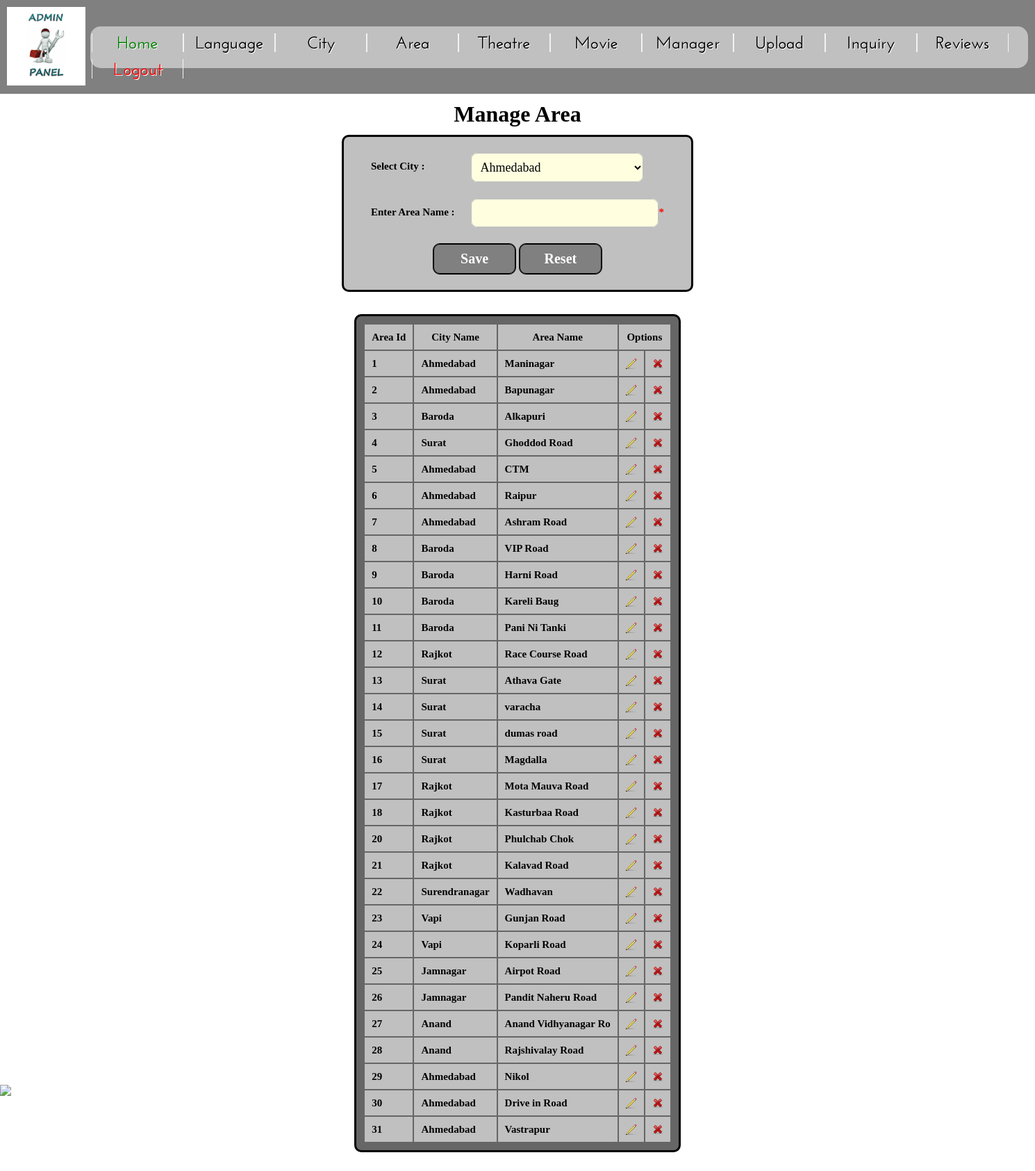
/admin/area.php (signed in), run on the app's committed database.
### tables this page shows
CREATE TABLE `areamaster` (
  `areaid` int(4) NOT NULL auto_increment,
  `cityid` int(4) NOT NULL,
  `areaname` varchar(20) NOT NULL,
  PRIMARY KEY  (`areaid`),
  UNIQUE KEY `areaname` (`areaname`)
);

CREATE TABLE `citymaster` (
  `cityid` int(4) NOT NULL auto_increment,
  `cityname` varchar(30) NOT NULL,
  PRIMARY KEY  (`cityid`),
  UNIQUE KEY `cityname` (`cityname`)
);

### admin/area.php (the view, shortened to what this page needs)
<?php
	include('header.php');
?>
<h1>Manage Area </h1>
<form name="frm" method="get">
<div style="background-color:silver;width:500px;border-radius:10px;border:3px solid black;">
<table>
	<tr>
		<td>Select City :
		<td><select class="txt" name="txtcityid" id="txtcityid">
		<?php
			$sql="select *from citymaster";
			$res=mysql_query($sql);
			while($row=mysql_fetch_array($res))
			{
		?>
				<option <?php if($_REQUEST['cityid']==$row[0]){ ?> selected <?php } ?> value="<?php echo $row['cityid']; ?>"><?php echo $row['cityname']; ?>
		<?php
			}
		?>
			</select>
	<tr>
		<td>Enter Area Name :
		<td><input required class="txt" type="text" name="txtname" id="txtname" value="<?php echo $_REQUEST['areaname']; ?>"><font color="red" size="5">*</font>
	</tr>
	<tr>
		<td colspan=2 align=center>
			<?php
				if($_REQUEST['mode']=="Update")
				{
			?>
				<input class="button" type="submit" name="submit" id="submit" value="Update">
			<?php
				}
				else
				{
			?>
				<input class="button" type="submit" name="submit" id="submit" value="Save">
			<?php
				}
			?>
			<input class="button" type="reset" name="reset" id="reset" value="Reset">
	</tr>
</table>
</div>
</form>
<?php
	$sql="Select *from areamaster order by areaid";
	$res=mysql_query($sql);
?>
	<br><br>
	<table width="500px" border="1" class=tabledata>
		<tr><td align="center">Area Id<td align=center>City Name<td align=center>Area Name<td align=center colspan=2>Options</tr>
<?php
		while($row=mysql_fetch_array($res))
		{
			$id=$row[0];
			$cityid=$row[1];
			$name=$row[2];
			$s="select cityname from citymaster where cityid=$cityid";
			$r=mysql_query($s);
			$row1=mysql_fetch_array($r);
			echo "<tr>";
			echo "<td>".$row['areaid'];
			echo "<td>".$row1['cityname'];
			echo "<td>".$row['areaname'];
			echo "<td><a href='area.php?areaid=$id&areaname=$name&cityid=$cityid&mode=Update'><img src='pencil.png'></a>";
			echo "<td><a href='area.php?areaid=$id&submit=Delete' onclick='return delete1();'><img src='cross.png'></a>";
		}
?>
	</table>
	<br><br>

### admin/css/style1.css (style rules this page uses)
html, body, div, span, applet, object, iframe, p, blockquote, pre, a, abbr, acronym, address, big, cite, code, del, dfn, em, font, img, ins, kbd, q, s, samp, small, strike, strong, sub, sup, tt, var, b, u, i, center, dl, dt, dd, ol, ul, li, fieldset, form, label, legend, table, caption, tbody, tfoot, thead, tr, th, td, article, aside, details, figcaption, figure, footer, header, hgroup, mark, menu, meter, nav, output, progress, section, summary, time { margin:0; padding:0; border:0; outline:0; font-size:100%; vertical-align:baseline; background:transparent; }
html, body { height:100%; }
img { border:0; vertical-align:top; text-align:left; }
table, table td { background-color:silver; padding:10px; color:black; font-size:15px; font-weight:bold; }
.tabledata { border-radius:10px; width:auto; background-color:#666666; color:silver; border:3px solid black; }
input, select, textarea { font-family:Arial-Black; font-size:1em; vertical-align:middle; font-weight:normal; margin:0; padding:0; }
html { min-width:1088px; }
body { font-family:Arial-Black; font-size:100%; line-height:1em; color:#000; }
a { color:#74be00; outline:none; }
.button { display: inline-block; padding: 10px; background-color: gray; border-radius: 10px; text-decoration: none; color: white; width:120px; font-size: 20px; font-weight:bold; border: solid 1px black; box-shadow: inset 0px 0px 0px 1px black; }
.txt { display: inline-block; padding: 10px 10px 10px 10px; background-color: lightyellow; border-radius: 10px; width:250px; text-decoration: none; color: #000000; font-size: 18px; border: solid 1px silver; box-shadow: inset 0px 0px 0px 1px silver; }

### data on the page
areamaster: areaid "1", cityid.cityname "Ahmedabad", areaname "Maninagar"
areamaster: areaid "2", cityid.cityname "Ahmedabad", areaname "Bapunagar"
areamaster: areaid "3", cityid.cityname "Baroda", areaname "Alkapuri"
areamaster: areaid "4", cityid.cityname "Surat", areaname "Ghoddod Road"
areamaster: areaid "5", cityid.cityname "Ahmedabad", areaname "CTM"
areamaster: areaid "6", cityid.cityname "Ahmedabad", areaname "Raipur"
areamaster: areaid "7", cityid.cityname "Ahmedabad", areaname "Ashram Road"
areamaster: areaid "8", cityid.cityname "Baroda", areaname "VIP Road"
areamaster: areaid "9", cityid.cityname "Baroda", areaname "Harni Road"
areamaster: areaid "10", cityid.cityname "Baroda", areaname "Kareli Baug"
areamaster: areaid "11", cityid.cityname "Baroda", areaname "Pani Ni Tanki"
areamaster: areaid "12", cityid.cityname "Rajkot", areaname "Race Course Road"
areamaster: areaid "13", cityid.cityname "Surat", areaname "Athava Gate"
areamaster: areaid "14", cityid.cityname "Surat", areaname "varacha"
areamaster: areaid "15", cityid.cityname "Surat", areaname "dumas road"
areamaster: areaid "16", cityid.cityname "Surat", areaname "Magdalla"
areamaster: areaid "17", cityid.cityname "Rajkot", areaname "Mota Mauva Road"
areamaster: areaid "18", cityid.cityname "Rajkot", areaname "Kasturbaa Road"
areamaster: areaid "20", cityid.cityname "Rajkot", areaname "Phulchab Chok"
areamaster: areaid "21", cityid.cityname "Rajkot", areaname "Kalavad Road"
areamaster: areaid "22", cityid.cityname "Surendranagar", areaname "Wadhavan"
areamaster: areaid "23", cityid.cityname "Vapi", areaname "Gunjan Road"
areamaster: areaid "24", cityid.cityname "Vapi", areaname "Koparli Road"
areamaster: areaid "25", cityid.cityname "Jamnagar", areaname "Airpot Road"
areamaster: areaid "26", cityid.cityname "Jamnagar", areaname "Pandit Naheru Road"
areamaster: areaid "27", cityid.cityname "Anand", areaname "Anand Vidhyanagar Ro"
areamaster: areaid "28", cityid.cityname "Anand", areaname "Rajshivalay Road"
areamaster: areaid "29", cityid.cityname "Ahmedabad", areaname "Nikol"
areamaster: areaid "30", cityid.cityname "Ahmedabad", areaname "Drive in Road"
areamaster: areaid "31", cityid.cityname "Ahmedabad", areaname "Vastrapur"

### other printed values
form field txtcityid "Ahmedabad"
